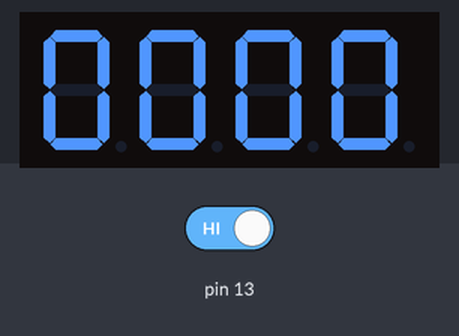
A sketch run on a simulated Arduino Uno, built with avr-gcc and run on an emulated ATmega328P. Shown: 4-digit seven-segment display. Wiring (inferred from the names in the program): 4-digit 7-segment display, segments lit when HIGH: segments pin 12, pin 11, pin 10, pin 9, pin 8, pin 7, pin 6, pin 5; digit selects pin 4, pin 3, pin 2, pin 1. The test bench sets the inputs (shaded band); at power-on: pin 13 HIGH. The segment pins are drawn as the display they are named for.

Above: at 1.2 s.
1.3 s: pin 13 driven LOW
At 1.69 s:
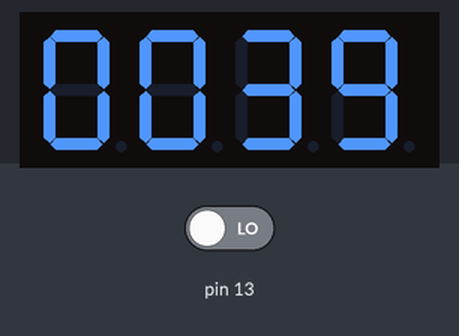
5.9 s: pin 13 driven HIGH
At 6.3 s:
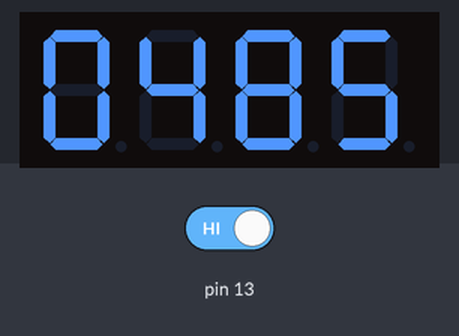
7.4 s: pin 13 driven LOW
At 7.87 s:
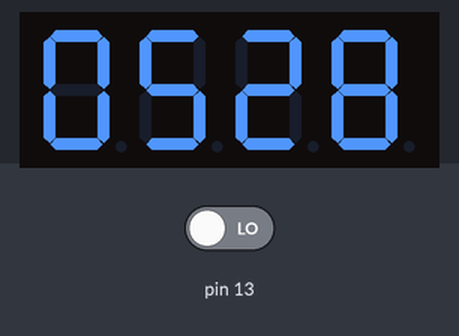

The sketch:

sevensegment.ino
```cpp
//pins
int pinA =12;//11
int pinB =11;//7
int pinC =10;//4
int pinD =9;//2
int pinE =8;//1
int pinF =7;//10
int pinG =6;//5
int pinDp =5;//3
int pinDig1 =4;//12
int pinDig2 =3;//9
int pinDig3 =2;//8
int pinDig4 =1;//6
int pins[] = {pinA,pinB,pinC,pinD,pinE,pinF,pinG,pinDp,pinDig1,pinDig2,pinDig3,pinDig4};
int digits[] = {pinDig1,pinDig2,pinDig3,pinDig4};

//variables
int value = 0;
int values[] ={0,0,0,0};
int decimalPoint=-1;

//lookups (fuck me)
const bool segmentLookup[10][7] = {
  {1,1,1,1,1,1,0},
  {0,1,1,0,0,0,0},
  {1,1,0,1,1,0,1},
  {1,1,1,1,0,0,1},
  {0,1,1,0,0,1,1},
  {1,0,1,1,0,1,1},
  {1,0,1,1,1,1,1},
  {1,1,1,0,0,0,0},
  {1,1,1,1,1,1,1},
  {1,1,1,1,0,1,1}};
//segmentLookup[digit][pin]

void setup() {
  // put your setup code here, to run once:
  pinMode(13,INPUT);
  for(int i = 0;i<12;i++){
    pinMode(pins[i],OUTPUT);
  }
    for(int i=0; i<4;i++){
      digitalWrite(digits[i],HIGH);
    }
}

void loop() {
  // put your main code here, to run repeatedly:
  values[0] = (value % 10000)/1000;
  values[1] = (value % 1000)/100;
  values[2] = (value % 100)/10;
  values[3] = (value % 10)/1;
  for(int digit=0; digit<4;digit++){

    digitalWrite(digits[digit],LOW);

    for(int pin=0; pin<7; pin++){
      digitalWrite(pins[pin],segmentLookup[values[digit]][pin]);
    }

    if(digit==decimalPoint){
      digitalWrite(pinDp,HIGH);
    }
    else{
      digitalWrite(pinDp,LOW);
    }
    delay(1);
    digitalWrite(digits[digit],HIGH);
    for(int i=0; i<7;i++){
      digitalWrite(pins[i],LOW);
    }
    delay(1);
  }
  delay(1);
  if (digitalRead(13)==LOW){
    value+=1;
  }


}
```

Measured:
- after the input at 1.3 s, the display: first changes after 0.10 s (image 1 shows a later state)
- after the input at 7.4 s, the display: first changes after 0.06 s (image 3 shows a later state)
